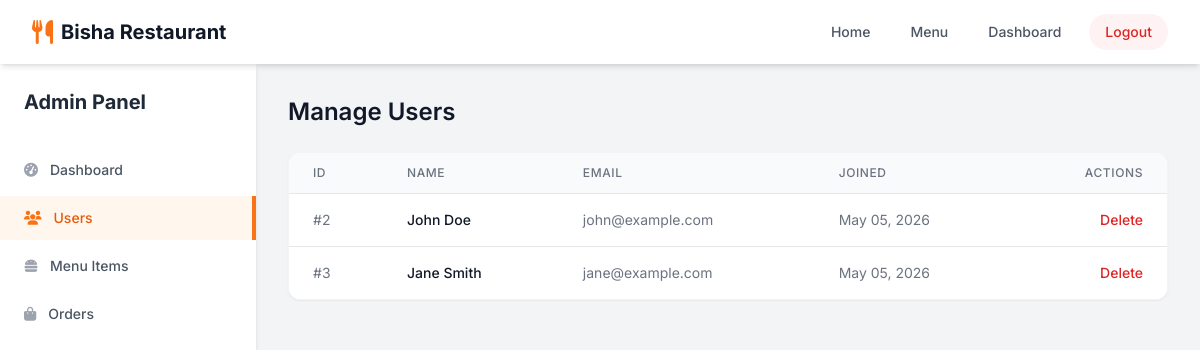
The page /index.php?action=admin_users (signed in) on the database its author committed.
### tables this page shows
CREATE TABLE IF NOT EXISTS users (
    id INT AUTO_INCREMENT PRIMARY KEY,
    name VARCHAR(255) NOT NULL,
    email VARCHAR(255) NOT NULL UNIQUE,
    password VARCHAR(255) NOT NULL,
    role ENUM('admin', 'customer') DEFAULT 'customer',
    created_at TIMESTAMP DEFAULT CURRENT_TIMESTAMP
);

### app/controllers/AdminController.php (called while the page is built, shortened)
<?php
class AdminController {
    private $conn;
    public function __construct($db) {
        $this->conn = $db;
    }
    public function users() {
        $query = "SELECT * FROM users WHERE role = 'customer' ORDER BY created_at DESC";
        $users = $this->conn->query($query)->fetchAll(PDO::FETCH_ASSOC);
        require_once '../app/views/admin/users.php';
    }
}
?>

### app/views/admin/users.php (the view, shortened to what this page needs)
<?php include '../app/views/layout/header.php'; ?>
<div class="flex h-[calc(100vh-64px)] bg-gray-100">
    <div class="w-64 bg-white shadow-md flex-shrink-0">
        <div class="p-6">
            <h2 class="text-xl font-bold text-gray-800">Admin Panel</h2>
        </div>
        <nav class="mt-2 space-y-1">
            <a href="index.php?action=admin_dashboard" class="text-gray-600 hover:bg-gray-50 hover:text-gray-900 group flex items-center px-6 py-3 text-sm font-medium smooth-transition">
                <i class="fas fa-tachometer-alt mr-3 text-gray-400 group-hover:text-gray-500"></i>
                Dashboard
            </a>
            <a href="index.php?action=admin_users" class="bg-orange-50 border-r-4 border-orange-500 text-orange-600 group flex items-center px-6 py-3 text-sm font-medium">
                <i class="fas fa-users mr-3 text-orange-500"></i>
                Users
            </a>
            <a href="index.php?action=admin_menu" class="text-gray-600 hover:bg-gray-50 hover:text-gray-900 group flex items-center px-6 py-3 text-sm font-medium smooth-transition">
                <i class="fas fa-hamburger mr-3 text-gray-400 group-hover:text-gray-500"></i>
                Menu Items
            </a>
            <a href="index.php?action=admin_orders" class="text-gray-600 hover:bg-gray-50 hover:text-gray-900 group flex items-center px-6 py-3 text-sm font-medium smooth-transition">
                <i class="fas fa-shopping-bag mr-3 text-gray-400 group-hover:text-gray-500"></i>
                Orders
            </a>
        </nav>
    </div>
    <div class="flex-1 overflow-auto">
        <div class="p-8">
            <h1 class="text-2xl font-semibold text-gray-900 mb-6">Manage Users</h1>
            <div class="bg-white shadow-sm rounded-xl border border-gray-100 overflow-hidden">
                <table class="min-w-full divide-y divide-gray-200">
                    <thead class="bg-gray-50">
                        <tr>
                            <th scope="col" class="px-6 py-3 text-left text-xs font-medium text-gray-500 uppercase tracking-wider">ID</th>
                            <th scope="col" class="px-6 py-3 text-left text-xs font-medium text-gray-500 uppercase tracking-wider">Name</th>
                            <th scope="col" class="px-6 py-3 text-left text-xs font-medium text-gray-500 uppercase tracking-wider">Email</th>
                            <th scope="col" class="px-6 py-3 text-left text-xs font-medium text-gray-500 uppercase tracking-wider">Joined</th>
                            <th scope="col" class="px-6 py-3 text-right text-xs font-medium text-gray-500 uppercase tracking-wider">Actions</th>
                        </tr>
                    </thead>
                    <tbody class="bg-white divide-y divide-gray-200">
                        <?php foreach($users as $user): ?>
                            <tr>
                                <td class="px-6 py-4 whitespace-nowrap text-sm text-gray-500">#<?php echo $user['id']; ?></td>
                                <td class="px-6 py-4 whitespace-nowrap text-sm font-medium text-gray-900"><?php echo htmlspecialchars($user['name']); ?></td>
                                <td class="px-6 py-4 whitespace-nowrap text-sm text-gray-500"><?php echo htmlspecialchars($user['email']); ?></td>
                                <td class="px-6 py-4 whitespace-nowrap text-sm text-gray-500"><?php echo date('M d, Y', strtotime($user['created_at'])); ?></td>
                                <td class="px-6 py-4 whitespace-nowrap text-right text-sm font-medium">
                                    <a href="index.php?action=admin_users&delete_id=<?php echo $user['id']; ?>" class="text-red-600 hover:text-red-900 smooth-transition" onclick="return confirm('Are you sure you want to delete this user?');">Delete</a>
                                </td>
                            </tr>
                        <?php endforeach; ?>
                    </tbody>
                </table>
            </div>
        </div>
    </div>
</div>
<?php include '../app/views/layout/footer.php'; ?>

### app/views/layout/header.php (style rules this page uses)
body { font-family: 'Inter', sans-serif; }
.smooth-transition { transition: all 0.3s ease; }

### rows shown on the page
users: id "2", name "John Doe", email "john@example.com", created_at "May 05, 2026"
users: id "3", name "Jane Smith", email "jane@example.com", created_at "May 05, 2026"
